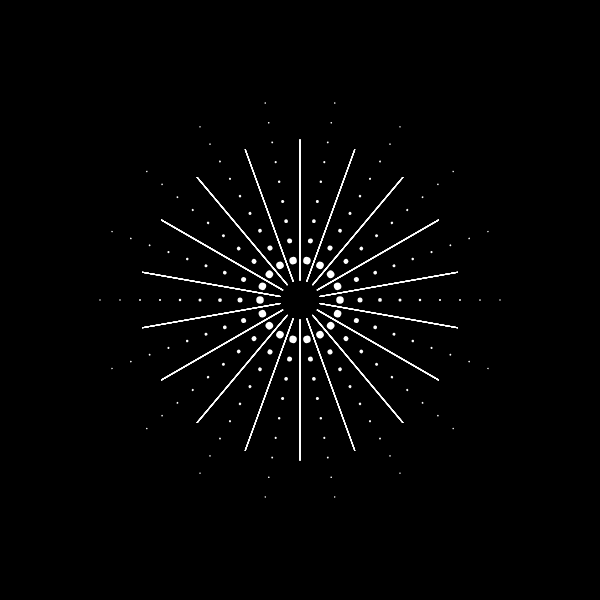
Frame 1 (no input)
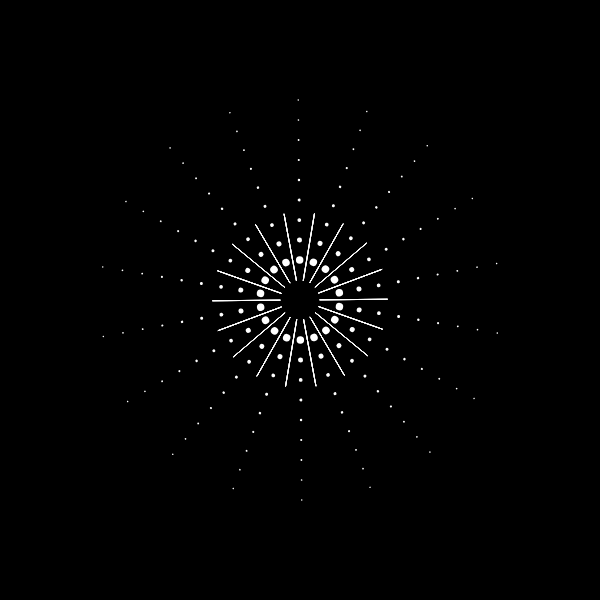
Frame 60 (no input)
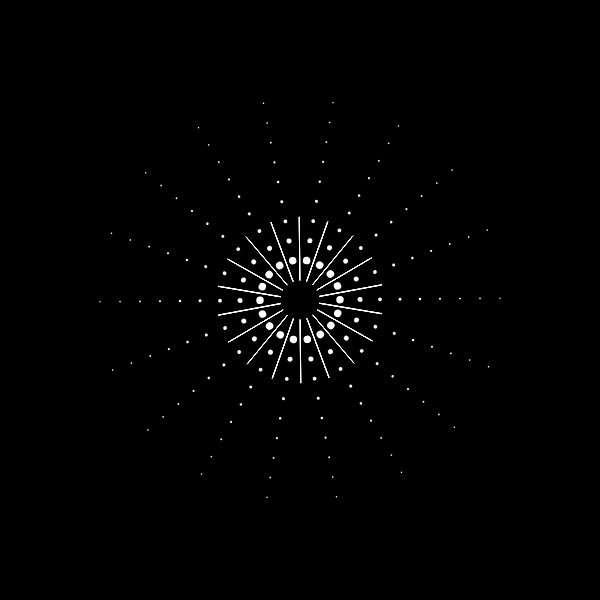
Frame 120 (the mouse pressed at the canvas centre since frame 60)

The p5.js sketch that drew these frames (run headless with seeded random() and noise() and a simulated clock; from frame 60 on, the mouse is pressed at the canvas centre):

// p5.js sketch
// ── sketch.js
let canvas_w = 600; //canvas width
let canvas_h = 600; //canvas height
let size = 15;      //size of largest dot
let num = 11;       //number of dots per line
let counter = 0;    //make the whole thing rotate
let spacing = 20;   //spacing between dots
let rot = 20;       //angle between dots
let off_rot = 10;   // angle between lines and dots
let speed = 0.5;    // speed of rotation



function setup() {
  createCanvas(canvas_w, canvas_h);
  angleMode(DEGREES);
}

function draw() {
  background(0);
  translate(canvas_w / 2, canvas_h / 2); // centered in (0,0);

  fill(255);
  noStroke();
  rotate(counter * speed);
  for (let j = 0; j < 360 / rot; j++) {
    rotate(rot);
    for (let i = 2; i < num; i++) {
      ellipse(spacing * i, 0, size / i);

      push()
      strokeWeight(abs(cos(counter)));
      stroke(255);
      rotate(off_rot);
      line(20, 0, 150 * abs(cos(counter)) + 10, 0);
      pop()
    }
  }
  counter++;


}
